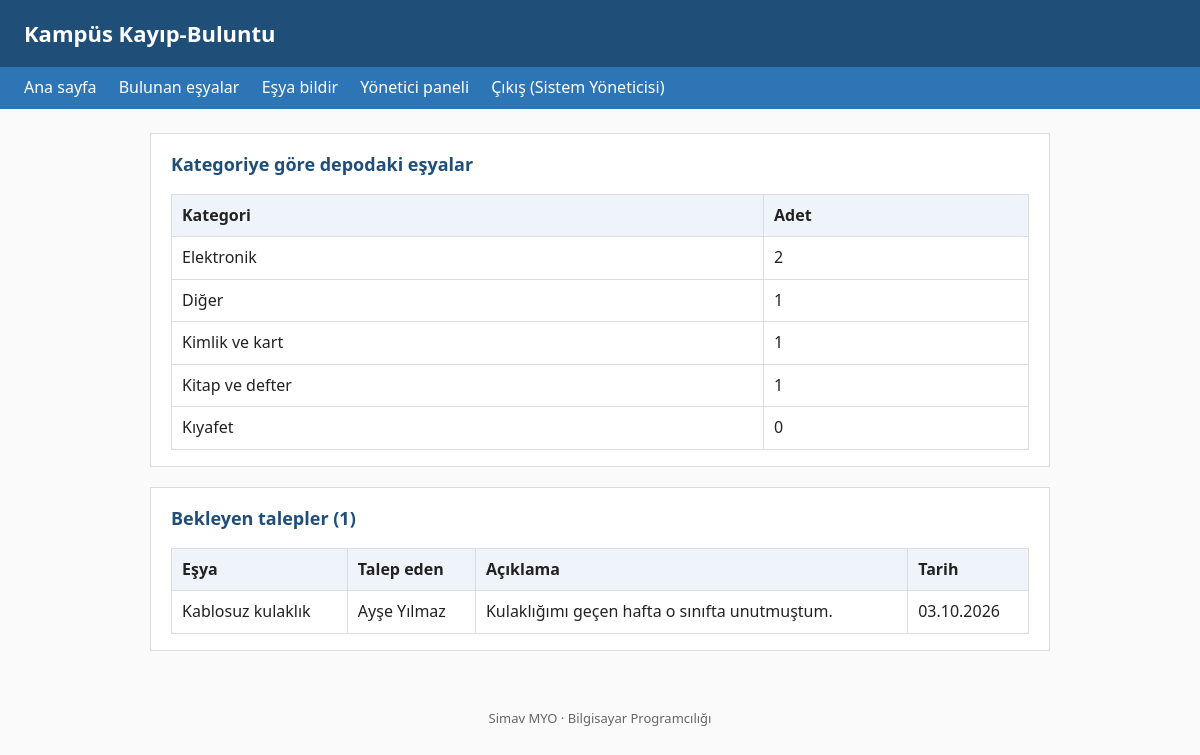
Screenshot of /yonetici.php (signed in) with the database file from the repository.
### tables this page shows
CREATE TABLE talep (
  talep_id     INT AUTO_INCREMENT PRIMARY KEY,
  esya_id      INT NOT NULL,
  kullanici_id INT NOT NULL,
  aciklama     TEXT NOT NULL,
  talep_tarihi DATETIME NOT NULL DEFAULT CURRENT_TIMESTAMP,
  durum        ENUM('bekliyor','onaylandi','reddedildi') NOT NULL DEFAULT 'bekliyor',
  CONSTRAINT fk_talep_esya     FOREIGN KEY (esya_id)      REFERENCES esya(esya_id),
  CONSTRAINT fk_talep_kullanici FOREIGN KEY (kullanici_id) REFERENCES kullanici(kullanici_id)
);

CREATE TABLE esya (
  esya_id      INT AUTO_INCREMENT PRIMARY KEY,
  ad           VARCHAR(100) NOT NULL,
  aciklama     TEXT,
  yer          VARCHAR(60)  NOT NULL,
  bulunma_tarihi DATE       NOT NULL,
  durum        ENUM('depoda','teslim_edildi') NOT NULL DEFAULT 'depoda',
  fotograf     VARCHAR(255) NULL,           
  kategori_id  INT NOT NULL,
  bulan_id     INT NOT NULL,
  CONSTRAINT fk_esya_kategori FOREIGN KEY (kategori_id) REFERENCES kategori(kategori_id),
  CONSTRAINT fk_esya_bulan    FOREIGN KEY (bulan_id)    REFERENCES kullanici(kullanici_id)
);

CREATE TABLE kullanici (
  kullanici_id INT AUTO_INCREMENT PRIMARY KEY,
  ad_soyad     VARCHAR(80)  NOT NULL,
  eposta       VARCHAR(120) NOT NULL UNIQUE,
  parola_hash  VARCHAR(255) NOT NULL,    
  rol          ENUM('uye','yonetici') NOT NULL DEFAULT 'uye'
);

### ayar.php (called while the page is built, shortened)
<?php
function yaz(?string $metin): string
{
    return htmlspecialchars($metin ?? '', ENT_QUOTES, 'UTF-8');
}

### yonetici.php (the view, shortened to what this page needs)
<?php
require 'ayar.php';
$ozet = $db->query(
    "SELECT k.ad AS kategori,
            COUNT(e.esya_id) AS adet
     FROM kategori k
     LEFT JOIN esya e ON e.kategori_id = k.kategori_id AND e.durum = 'depoda'
     GROUP BY k.kategori_id, k.ad
     ORDER BY adet DESC, k.ad"
)->fetchAll();
$talepler = $db->query(
    "SELECT t.talep_id, t.aciklama, t.talep_tarihi,
            e.ad AS esya, u.ad_soyad AS kullanici
     FROM talep t
     JOIN esya e      ON e.esya_id = t.esya_id
     JOIN kullanici u ON u.kullanici_id = t.kullanici_id
     WHERE t.durum = 'bekliyor'
     ORDER BY t.talep_tarihi"
)->fetchAll();
require 'baslik.php';
?>
<section>
  <h2>Kategoriye göre depodaki eşyalar</h2>
  <table>
    <thead><tr><th>Kategori</th><th>Adet</th></tr></thead>
    <tbody>
      <?php foreach ($ozet as $satir): ?>
        <tr>
          <td><?= yaz($satir['kategori']) ?></td>
          <td><?= (int) $satir['adet'] ?></td>
        </tr>
      <?php endforeach; ?>
    </tbody>
  </table>
</section>
<section>
  <h2>Bekleyen talepler (<?= count($talepler) ?>)</h2>
  <table>
    <thead>
      <tr><th>Eşya</th><th>Talep eden</th><th>Açıklama</th><th>Tarih</th></tr>
    </thead>
    <tbody>
      <?php foreach ($talepler as $talep): ?>
      <tr>
        <td><?= yaz($talep['esya']) ?></td>
        <td><?= yaz($talep['kullanici']) ?></td>
        <td><?= yaz($talep['aciklama']) ?></td>
        <td><?= date('d.m.Y', strtotime($talep['talep_tarihi'])) ?></td>
      </tr>
      <?php endforeach; ?>
    </tbody>
  </table>
</section>
<?php require 'altbilgi.php'; ?>

### stil.css (style rules this page uses)
body { font-family: system-ui, Arial, sans-serif; line-height: 1.6; margin: 0; color: #222; background: #fafafa; }
section { background: #fff; border: 1px solid #ddd; padding: 16px 20px; margin-bottom: 20px; }
h2 { margin-top: 0; font-size: 18px; color: #1f4e79; }
table { border-collapse: collapse; width: 100%; }
th, td { border: 1px solid #ddd; padding: 8px 10px; text-align: left; }
th { background: #eef4fa; }

### rows the page displays
talep: esya.ad "Kablosuz kulaklık", kullanici.ad_soyad "Ayşe Yılmaz", aciklama "Kulaklığımı geçen hafta o sınıfta unutmuştum.", talep_tarihi "03.10.2026"

### other values shown
yaz($_SESSION['ad_soyad']) "Sistem Yöneticisi"
yaz($satir['kategori']) "Elektronik"
$satir['adet'] "2"
yaz($satir['kategori']) "Diğer"
$satir['adet'] "1"
yaz($satir['kategori']) "Kimlik ve kart"
yaz($satir['kategori']) "Kitap ve defter"
yaz($satir['kategori']) "Kıyafet"
$satir['adet'] "0"
count($talepler) "1"
